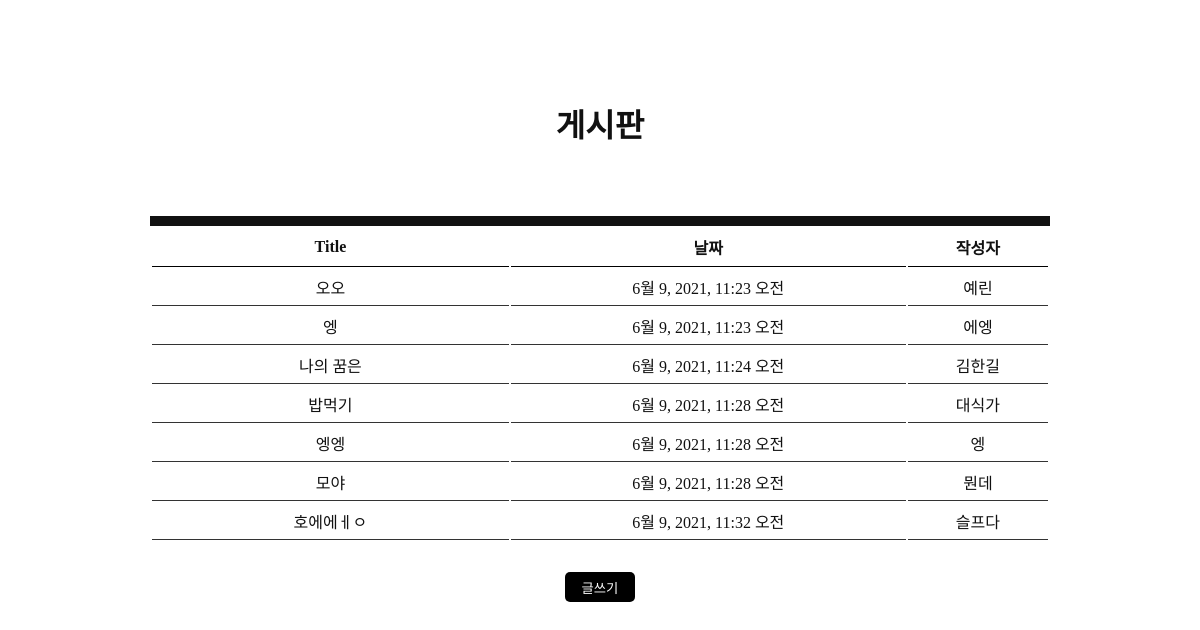
The app's page /, older data.
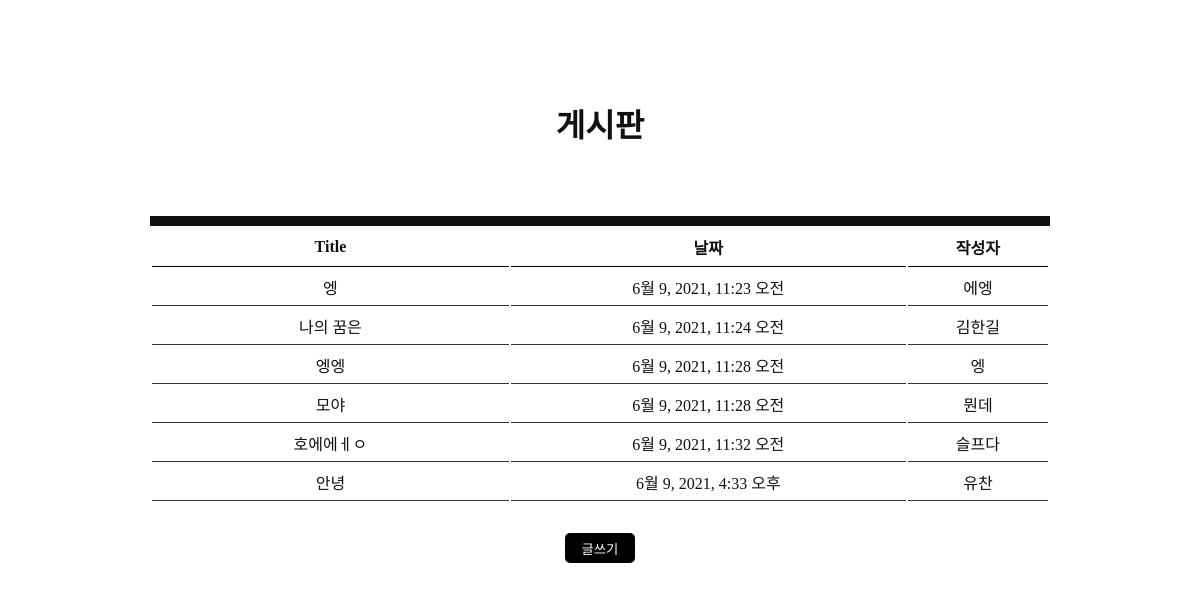
The same page, newer data.
### main/models.py (models this page shows, shortened)
class Post(models.Model):
    postTitle = models.CharField(max_length=30)
    name = models.CharField(max_length=30)
    pw = models.CharField(max_length=15, default="password")
    content = models.TextField()
    created_at = models.DateTimeField(default=timezone.now)

### main/views.py (the view)
# urls.py: path('', views.index, name='index'),
def index(request):
    postlist = Post.objects.all()
    return render(request, 'main/index.html', {'postlist': postlist})

### main/templates/main/index.html (shortened to what this page needs)
<!DOCTYPE html>
<html lang="ko">
<head>
</head>
<body>
    <h1>게시판</h1>
    <div class="wrapper">
        <table class="oritable">
            <th class="title">Title</th>
            <th class="date">날짜</th>
            <th class="name">작성자</th>
            {% for list in postlist %}
            <tr class="tablebook">
                <td class="title"><a href="{% url 'main:posting' list.pk %}">{{ list.postTitle }}</a></td>
                <td title="date">{{ list.created_at }}</td>
                <td title="name">{{ list.name }}</td>
            </tr>
            {% endfor %}
        </table>
    </div>
    <a href="{% url 'main:write' %}">
        <button class="btn" id="btn">글쓰기</button>
    </a>
</body>
</html>

Row changes from the older to the newer data that the page shows:
removed Post: postTitle "오오", created_at "6월 9, 2021, 11:23 오전", name "예린"
removed Post: postTitle "밥먹기", created_at "6월 9, 2021, 11:28 오전", name "대식가"
added Post: postTitle "안녕", created_at "6월 9, 2021, 4:33 오후", name "유찬"
